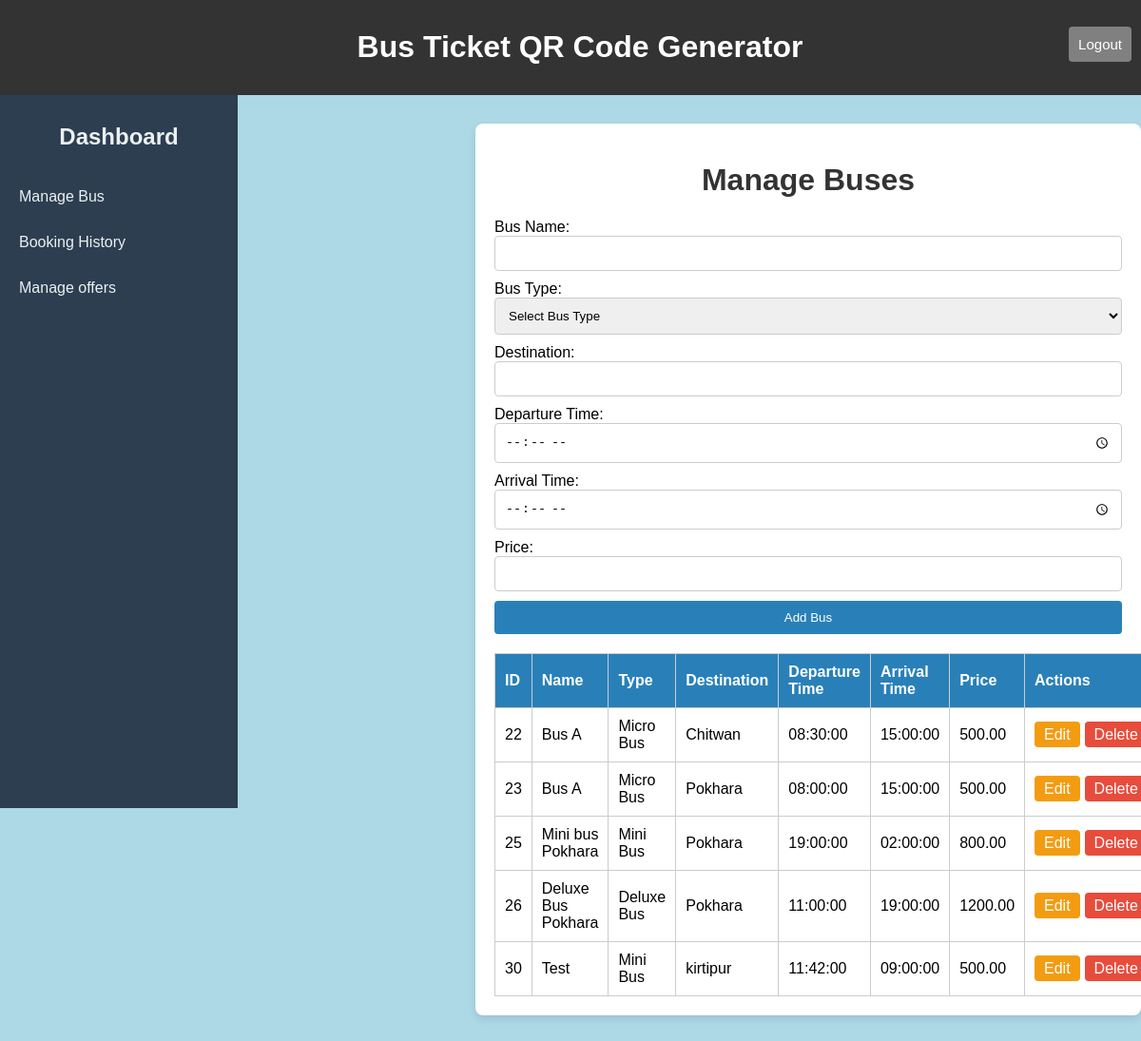
The page /Operators/manage_schedule.php on the database its author committed.
### tables this page shows
CREATE TABLE `buses` (
  `bus_id` int(11) NOT NULL,
  `bus_type` varchar(50) NOT NULL,
  `destination` varchar(50) NOT NULL,
  `price` decimal(10,2) NOT NULL,
  `departure_time` time NOT NULL,
  `arrival_time` time NOT NULL,
  `bus_name` varchar(255) NOT NULL
);

### Operators/manage_schedule.php (the view, shortened to what this page needs)
<?php
include('connection.php');
$sql = "SELECT * FROM buses";
$result = $con->query($sql);
?>
<!DOCTYPE html>
<html lang="en">
<head>
</head>
<body>
<header>
        <h1>Bus Ticket QR Code Generator</h1>
        <button class="logout-btn" onclick="confirmLogout()">Logout</button>
    </header>
    <div class="sidebar">
        <h2><a href="operatorsdashboard.php">Dashboard</a></h2>
        <a href="manage_schedule.php">Manage Bus</a>
        <a href="booking.php">Booking History</a>
        <a href="manage_offers.php">Manage offers</a>
    </div>
    <div class="container">
        <h1>Manage Buses</h1>
        <form method="post" onsubmit="return validateForm()">
        <label for="bus_name">Bus Name:</label>
        <input type="text" name="bus_name" required>
        <label for="bus_type">Bus Type:</label>
        <select name="bus_type" required>
            <option value="">Select Bus Type</option>
        </select>
            <label for="destination">Destination:</label>
            <input type="text" name="destination" required>
            <label for="departure_time">Departure Time:</label>
            <input type="time" name="departure_time" required>
            <label for="arrival_time">Arrival Time:</label>
            <input type="time" name="arrival_time" required>
            <label for="price">Price:</label>
            <input type="number" step="0.01" name="price" required>
            <button type="submit">Add Bus</button>
        </form>
        <table>
            <thead>
                <tr>
                    <th>ID</th>
                    <th>Name</th>
                    <th>Type</th>
                    <th>Destination</th>
                    <th>Departure Time</th>
                    <th>Arrival Time</th>
                    <th>Price</th>
                    <th>Actions</th>
                </tr>
            </thead>
            <tbody>
                <?php
                if ($result->num_rows > 0) {
                    while($row = $result->fetch_assoc()) {
                        echo "<tr>";
                        echo "<td>" . $row["bus_id"] . "</td>";
                        echo "<td>" . $row["bus_name"] . "</td>";
                        echo "<td>" . $row["bus_type"] . "</td>";
                        echo "<td>" . $row["destination"] . "</td>";
                        echo "<td>" . $row["departure_time"] . "</td>";
                        echo "<td>" . $row["arrival_time"] . "</td>";
                        echo "<td>" . $row["price"] . "</td>";
                        echo "<td class='action-buttons'>";
                        echo "<a href='edit_bus.php?id=" . $row["bus_id"] . "' class='edit'>Edit</a>";
                        echo "<a href='delete_bus.php?delete=" . $row["bus_id"] . "' class='delete' onclick='return confirmDelete()'>Delete</a>";
                        echo "</td>";
                        echo "</tr>";
                    }
                } else {
                    echo "<tr><td colspan='7'>No buses found</td></tr>";
                }
                ?>
            </tbody>
        </table>
    </div>
</body>
</html>

### Operators/manage_schedule.php (style rules this page uses)
body { background-color: lightblue; margin: 0; font-family: Arial, sans-serif; }
header { background-color: #333; color: #fff; text-align: center; padding: 10px; width: 100%; position: fixed; top: 0; z-index: 1; }
.sidebar { width: 250px; background-color: #2c3e50; height: 100vh; padding: 20px; box-sizing: border-box; position: fixed; top: 50px; left: 0; }
.sidebar h2 { color: #ecf0f1; text-align: center; margin-bottom: 20px; margin-top:50px; }
.sidebar a { display: block; color: #ecf0f1; text-decoration: none; padding: 10px 0; margin: 10px 0; transition: background 0.3s; }
.container { max-width: 800px; margin: 50px auto; padding: 20px; background-color: #fff; border-radius: 8px; margin-top:130px; margin-left:500px; box-shadow: 0 4px 8px rgba(0, 0, 0, 0.1); }
header h1 { color:white; }
h1 { text-align: center; color: #333; }
form { display: flex; flex-direction: column; }
form input, form select { padding: 10px; margin-bottom: 10px; border: 1px solid #ccc; border-radius: 4px; }
form button { padding: 10px; background-color: #2980b9; color: #fff; border: none; border-radius: 4px; cursor: pointer; }
table { width: 100%; border-collapse: collapse; margin-top: 20px; }
table, th, td { border: 1px solid #ccc; }
th, td { padding: 10px; text-align: left; }
th { background-color: #2980b9; color: #fff; }
.action-buttons a { padding: 5px 10px; text-decoration: none; color: #fff; border-radius: 4px; margin-right: 5px; }
.action-buttons .edit { background-color: #f39c12; }
.action-buttons .delete { background-color: #e74c3c; }
.logout-btn { position: absolute; right: 30px; top: 28px; padding: 10px; background-color: grey; color: white; border: none; border-radius: 4px; cursor: pointer; font-size:15px; }

### rows shown on the page
buses: bus_id "22", bus_name "Bus A", bus_type "Micro Bus", destination "Chitwan", departure_time "08:30:00", arrival_time "15:00:00", price "500.00"
buses: bus_id "23", bus_name "Bus A", bus_type "Micro Bus", destination "Pokhara", departure_time "08:00:00", arrival_time "15:00:00", price "500.00"
buses: bus_id "25", bus_name "Mini bus Pokhara", bus_type "Mini Bus", destination "Pokhara", departure_time "19:00:00", arrival_time "02:00:00", price "800.00"
buses: bus_id "26", bus_name "Deluxe Bus Pokhara", bus_type "Deluxe Bus", destination "Pokhara", departure_time "11:00:00", arrival_time "19:00:00", price "1200.00"
buses: bus_id "30", bus_name "Test", bus_type "Mini Bus", destination "kirtipur", departure_time "11:42:00", arrival_time "09:00:00", price "500.00"
